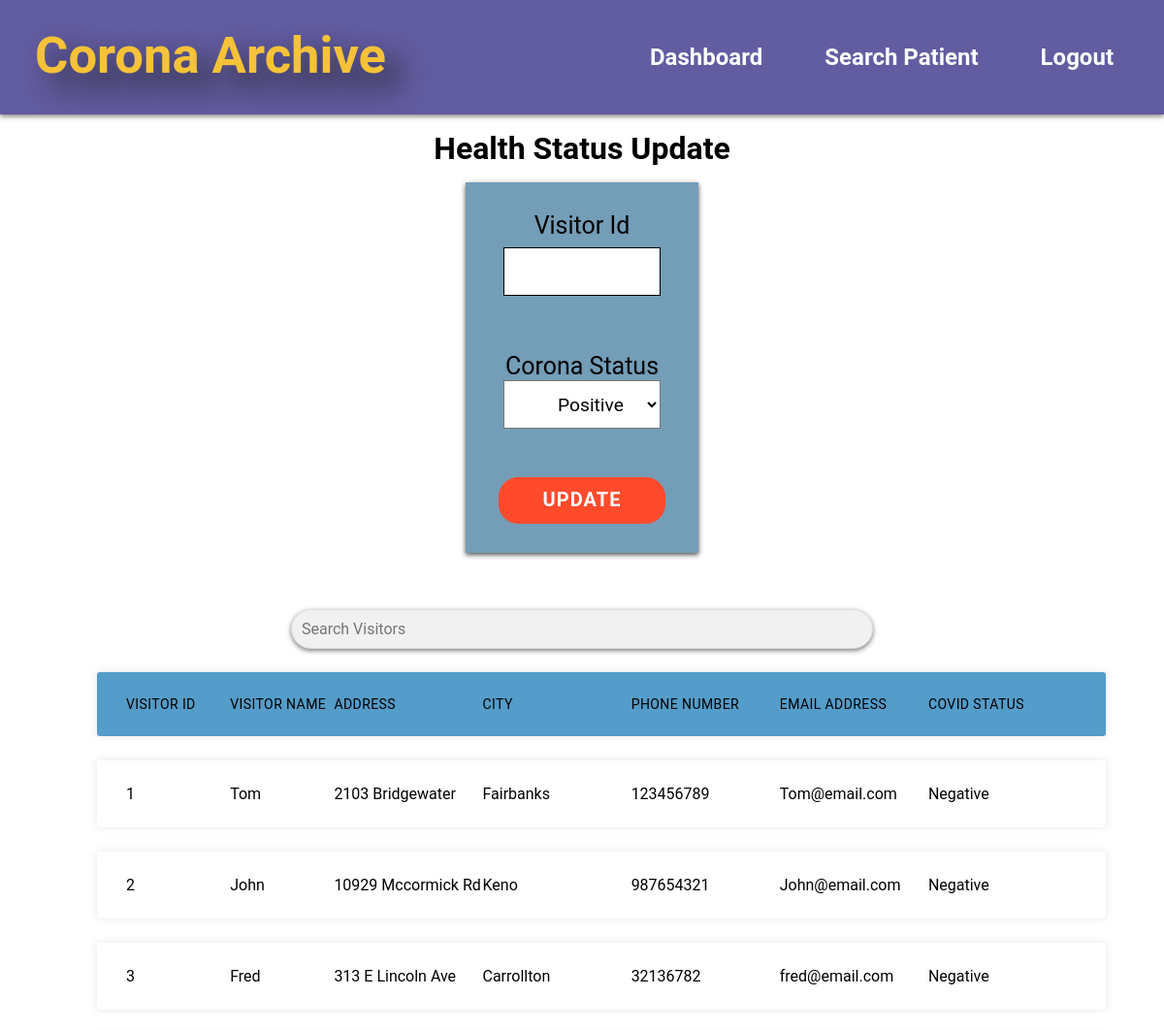
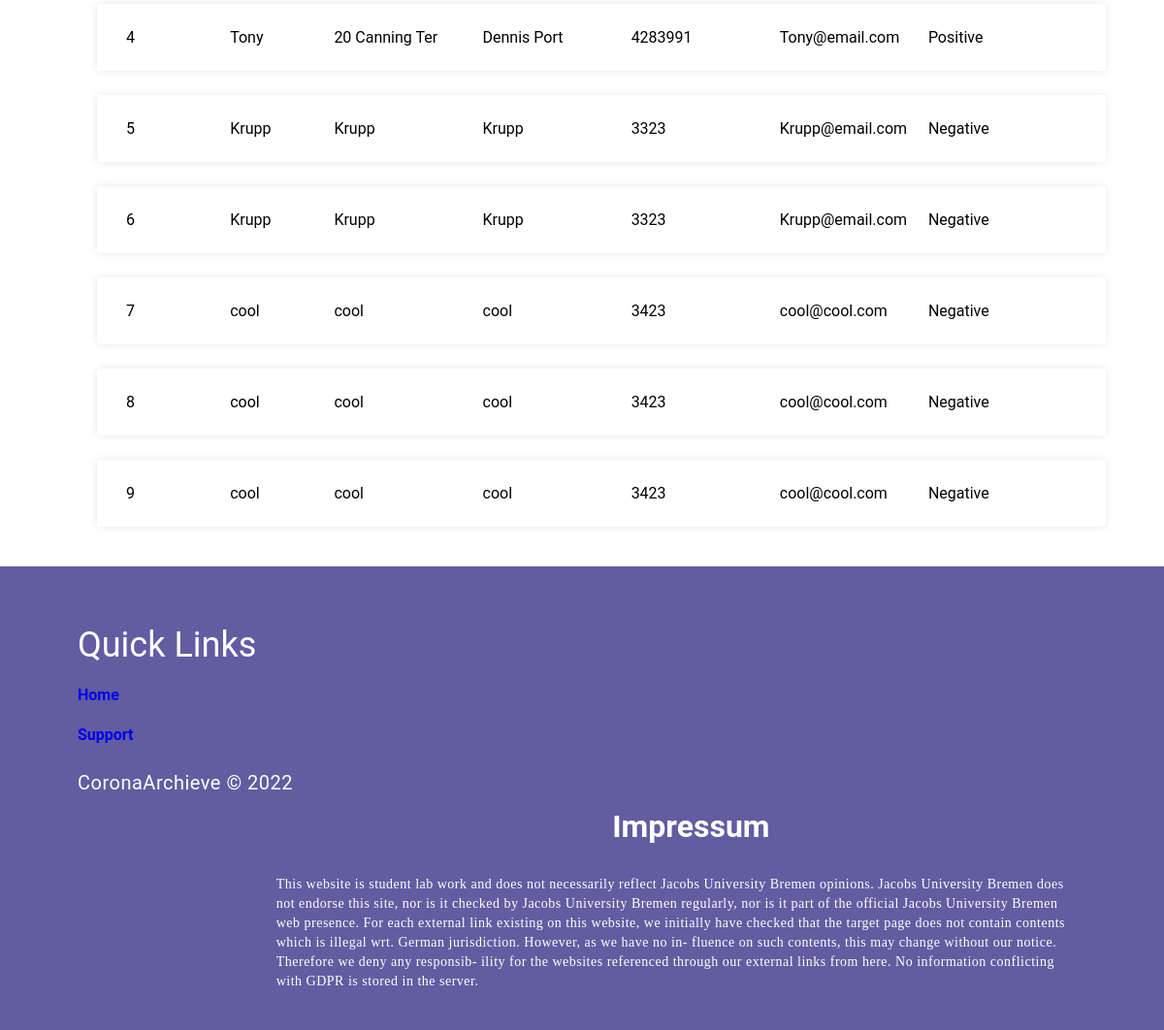
/hospital/visitor (signed in), run on the app's committed database (2 pictures, top to bottom).
### tables this page shows
CREATE TABLE Visitor (
    id integer PRIMARY KEY AUTOINCREMENT,
    name text NOT NULL,
    address text NOT NULL,
    city text NOT NULL, 
    phoneNumber text,
    email text,
    device_ID text,
    infected INTEGER,
    password text NOT NULL
    );

### app.py (the view)
@app.route('/hospital/visitor', methods=['GET', ])
def hospital_visitor_list():
    if('username' in session and str(session['userType']) == "Hospital"):
        conn = db_connection()
        cursor = conn.cursor()
        cursor.execute(
            "SELECT id,name,address,city,phoneNumber,email,infected from Visitor")
        data = cursor.fetchall()
        return render_template('hospital_visitor_info.html', visitors=data)
    else:
        flash("You are not authorized to view this page")
        return redirect(url_for('index'))

### app.py (called while the page is built)
def db_connection():
    conn = None
    try:
        conn = sqlite3.connect("db.sqlite")
    except sqlite3.error as e:
        print(e)
    return conn

### templates/hospital_visitor_info.html (shortened to what this page needs)
{% extends "baselayout.html" %} {% block head %}
<link
  rel="stylesheet"
  type="text/css"
  href="{{ url_for('static', filename='style/css/table.css')}}"
/>
{% endblock%} {% block content %}
<main class="content">
  <h1>Health Status Update</h1>
  <form
    id="changeStatusForm"
    method="post"
    action="/change_corona_status"
    class="form-contain"
  >
    <label class="visitor-id" for="visitorId">Visitor Id</label>
    <input type="text" id="visitorId" name="visitorId" required />
    <label class="corona-status" for="coronaStatus">Corona Status</label>
    <select id="coronaStatus" name="coronaStatus">
      <option value="1">Positive</option>
    </select>
    <button type="submit" class="btn">Update</button>
  </form>
  <input
    type="text"
    id="search-input"
    onkeyup="search('search-input','visitors-table')"
    placeholder="Search Visitors"
  />
  <ul class="responsive-table">
    <li class="table-header">
      <div class="col col-1">Visitor Id</div>
      <div class="col col-2">Visitor Name</div>
      <div class="col col-3">Address</div>
      <div class="col col-4">City</div>
      <div class="col col-5">Phone Number</div>
      <div class="col col-6">Email Address</div>
      <div class="col col-7">Covid Status</div>
    </li>
    <div id="visitors-table">
      {% for visitor in visitors %}
      <li class="table-row">
        <div class="col col-1" data-label="Job Id">{{ visitor[0] }}</div>
        <div class="col col-2" data-label="Customer Name">{{ visitor[1] }}</div>
        <div class="col col-3" data-label="Amount">{{ visitor[2] }}</div>
        <div class="col col-4" data-label="Payment Status">
          {{ visitor[3] }}
        </div>
        <div class="col col-5" data-label="Payment Status">
          {{ visitor[4] }}
        </div>
        <div class="col col-6" data-label="Payment Status">
          {{ visitor[5] }}
        </div>
        <div class="col col-7" data-label="Payment Status">
          {% if visitor[6] == 1 %} Positive {% else %} Negative {% endif %}
        </div>
      </li>
      {% endfor %}
    </div>
  </ul>
</main>
{% endblock %}

### static/style/css/style.css (style rules this page uses)
.content { display: flex; justify-content: center; align-items: center; flex-direction: column; width: 100%; height: 100%; }
body { margin: 0; background-color: white; }
* { font-family: Roboto; }
.form-contain { width: 20%; background-color: #749db7; padding: 30px; box-shadow: 0 2px 5px rgba(0, 0, 0, 0.7) }
.visitor-id { font-size: 25px; }
.corona-status { font-size: 25px; }
#visitorId { border:1px solid #000000; height: 50px; background-color: #ffffff; min-width: 160px; font-size: larger; text-align: center; padding-left: 30px; width:90%; }
#coronaStatus { height: 50px; background-color: #ffffff; min-width: 160px; z-index: 1; font-size: larger; padding-left: 30px; text-align: center; width:90%; }
#search-input { background-color: rgb(255, 255, 255); font-size: large; box-shadow: 0 2px 5px rgba(0, 0, 0, 0.5) }
.btn { margin: auto 40%; padding-top: 10px; }

### static/style/css/form_style.css (style rules this page uses)
* { box-sizing: border-box; }
h1 { font-weight: bold; margin: 1rem; }
button { border-radius: 20px; border: 1px solid #FF4B2B; background-color: #FF4B2B; color: #FFFFFF; font-size: 20px; font-weight: bold; padding: 12px 45px; letter-spacing: 1px; text-transform: uppercase; transition: transform 80ms ease-in; }
form { background-color: #FFFFFF; display: flex; align-items: center; justify-content: center; flex-direction: column; padding: 0 50px; height: 100%; text-align: center; }
input { background-color: #eee; border: none; padding: 12px 15px; margin: 8px 0; width: 100%; }

### static/style/css/table.css (style rules this page uses)
.responsive-table { min-width: 90%; }
#search-input { width: 50%; padding: 10px; border: 1px solid #ddd; border-radius: 24px; font-size: 16px; background-color: #f1f1f1; }
.responsive-table li { border-radius: 3px; padding: 25px 30px; display: flex; justify-content: space-between; margin-bottom: 25px; }
.responsive-table .table-header { background-color: #549cc9; box-shadow: 0px 0px 9px 0px rgba(0, 0, 0, 0.1); font-size: 14px; text-transform: uppercase; letter-spacing: 0.03em; }
.responsive-table .table-row { background-color: #ffffff; box-shadow: 0px 0px 9px 0px rgba(0, 0, 0, 0.1); }
.responsive-table .col-1 { flex-basis: 70%; overflow-wrap: anywhere; }
.responsive-table .col-2 { flex-basis: 70%; overflow-wrap: anywhere; }
.responsive-table .col-3 { flex-basis: 100%; overflow-wrap: anywhere; }
.responsive-table .col-4 { flex-basis: 100%; overflow-wrap: anywhere; }
.responsive-table .col-5 { flex-basis: 100%; overflow-wrap: anywhere; }
.responsive-table .col-6 { flex-basis: 100%; overflow-wrap: anywhere; }
.responsive-table .col-7 { flex-basis: 100%; overflow-wrap: anywhere; }

### data on the page
Visitor: id "1", name "Tom", address "2103 Bridgewater", city "Fairbanks", phoneNumber "123456789", email "Tom@email.com", infected "Negative"
Visitor: id "2", name "John", address "10929 Mccormick Rd", city "Keno", phoneNumber "987654321", email "John@email.com", infected "Negative"
Visitor: id "3", name "Fred", address "313 E Lincoln Ave", city "Carrollton", phoneNumber "32136782", email "fred@email.com", infected "Negative"
Visitor: id "4", name "Tony", address "20 Canning Ter", city "Dennis Port", phoneNumber "4283991", email "Tony@email.com", infected "Positive"
Visitor: id "5", name "Krupp", address "Krupp", city "Krupp", phoneNumber "3323", email "Krupp@email.com", infected "Negative"
Visitor: id "6", name "Krupp", address "Krupp", city "Krupp", phoneNumber "3323", email "Krupp@email.com", infected "Negative"
Visitor: id "7", name "cool", address "cool", city "cool", phoneNumber "3423", email "cool@cool.com", infected "Negative"
Visitor: id "8", name "cool", address "cool", city "cool", phoneNumber "3423", email "cool@cool.com", infected "Negative"
Visitor: id "9", name "cool", address "cool", city "cool", phoneNumber "3423", email "cool@cool.com", infected "Negative"
